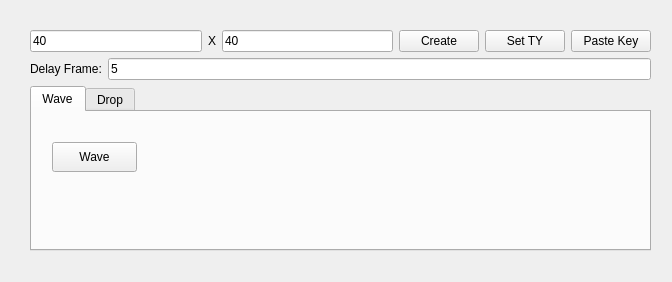
<?xml version="1.0" encoding="UTF-8"?>
<ui version="4.0">
 <class>MainWindow</class>
 <widget class="QMainWindow" name="MainWindow">
  <property name="geometry">
   <rect>
    <x>0</x>
    <y>0</y>
    <width>672</width>
    <height>282</height>
   </rect>
  </property>
  <property name="windowTitle">
   <string>MainWindow</string>
  </property>
  <widget class="QWidget" name="centralwidget">
   <widget class="QWidget" name="verticalLayoutWidget">
    <property name="geometry">
     <rect>
      <x>30</x>
      <y>30</y>
      <width>621</width>
      <height>221</height>
     </rect>
    </property>
    <layout class="QVBoxLayout" name="verticalLayout">
     <item>
      <layout class="QHBoxLayout" name="horizontalLayout_2">
       <property name="spacing">
        <number>6</number>
       </property>
       <item>
        <widget class="QLineEdit" name="lineEdit">
         <property name="text">
          <string>40</string>
         </property>
        </widget>
       </item>
       <item>
        <widget class="QLabel" name="label">
         <property name="text">
          <string>X</string>
         </property>
        </widget>
       </item>
       <item>
        <widget class="QLineEdit" name="lineEdit_2">
         <property name="text">
          <string>40</string>
         </property>
        </widget>
       </item>
       <item>
        <widget class="QPushButton" name="pushButton">
         <property name="text">
          <string>Create</string>
         </property>
        </widget>
       </item>
       <item>
        <widget class="QPushButton" name="pushButton_2">
         <property name="text">
          <string>Set TY</string>
         </property>
        </widget>
       </item>
       <item>
        <widget class="QPushButton" name="pushButton_3">
         <property name="text">
          <string>Paste Key</string>
         </property>
        </widget>
       </item>
      </layout>
     </item>
     <item>
      <layout class="QHBoxLayout" name="horizontalLayout_4">
       <item>
        <widget class="QLabel" name="label_4">
         <property name="text">
          <string>Delay Frame:</string>
         </property>
        </widget>
       </item>
       <item>
        <widget class="QLineEdit" name="lineEdit_5">
         <property name="text">
          <string>5</string>
         </property>
        </widget>
       </item>
      </layout>
     </item>
     <item>
      <widget class="QTabWidget" name="tabWidget">
       <property name="currentIndex">
        <number>0</number>
       </property>
       <widget class="QWidget" name="tab">
        <attribute name="title">
         <string>Wave</string>
        </attribute>
        <widget class="QPushButton" name="pushButton_4">
         <property name="geometry">
          <rect>
           <x>20</x>
           <y>30</y>
           <width>85</width>
           <height>30</height>
          </rect>
         </property>
         <property name="text">
          <string>Wave</string>
         </property>
        </widget>
       </widget>
       <widget class="QWidget" name="tab_2">
        <attribute name="title">
         <string>Drop</string>
        </attribute>
        <widget class="QWidget" name="horizontalLayoutWidget">
         <property name="geometry">
          <rect>
           <x>10</x>
           <y>50</y>
           <width>587</width>
           <height>34</height>
          </rect>
         </property>
         <layout class="QHBoxLayout" name="horizontalLayout_3">
          <item>
           <widget class="QLabel" name="label_3">
            <property name="text">
             <string>Drop Vertex:</string>
            </property>
           </widget>
          </item>
          <item>
           <widget class="QLineEdit" name="lineEdit_3">
            <property name="text">
             <string>820</string>
            </property>
           </widget>
          </item>
          <item>
           <widget class="QPushButton" name="pushButton_5">
            <property name="text">
             <string>Drop</string>
            </property>
           </widget>
          </item>
         </layout>
        </widget>
        <widget class="QWidget" name="">
         <property name="geometry">
          <rect>
           <x>10</x>
           <y>10</y>
           <width>587</width>
           <height>34</height>
          </rect>
         </property>
         <layout class="QHBoxLayout" name="horizontalLayout">
          <item>
           <widget class="QLabel" name="label_2">
            <property name="sizePolicy">
             <sizepolicy hsizetype="Fixed" vsizetype="Fixed">
              <horstretch>0</horstretch>
              <verstretch>0</verstretch>
             </sizepolicy>
            </property>
            <property name="text">
             <string>circleIterateRadius：</string>
            </property>
           </widget>
          </item>
          <item>
           <widget class="QLineEdit" name="lineEdit_4">
            <property name="text">
             <string>0.5</string>
            </property>
           </widget>
          </item>
         </layout>
        </widget>
       </widget>
      </widget>
     </item>
    </layout>
   </widget>
  </widget>
 </widget>
 <resources/>
 <connections/>
</ui>
